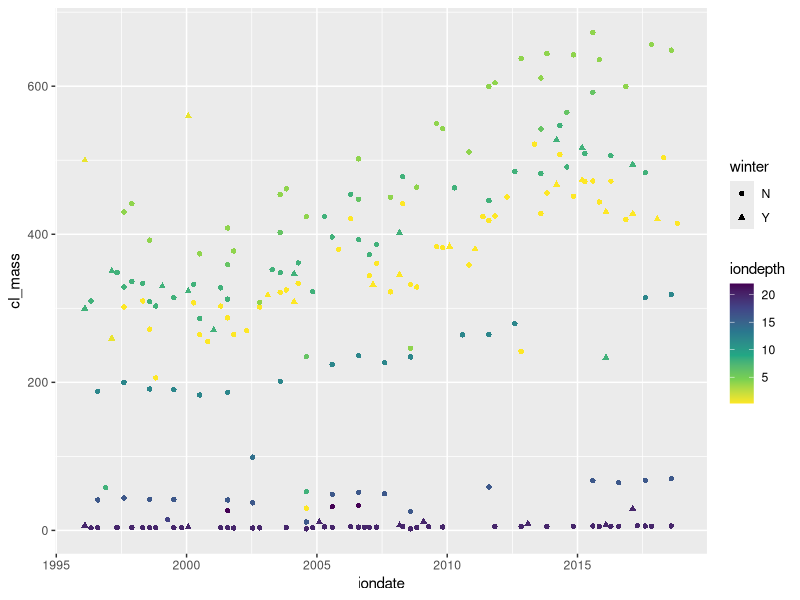
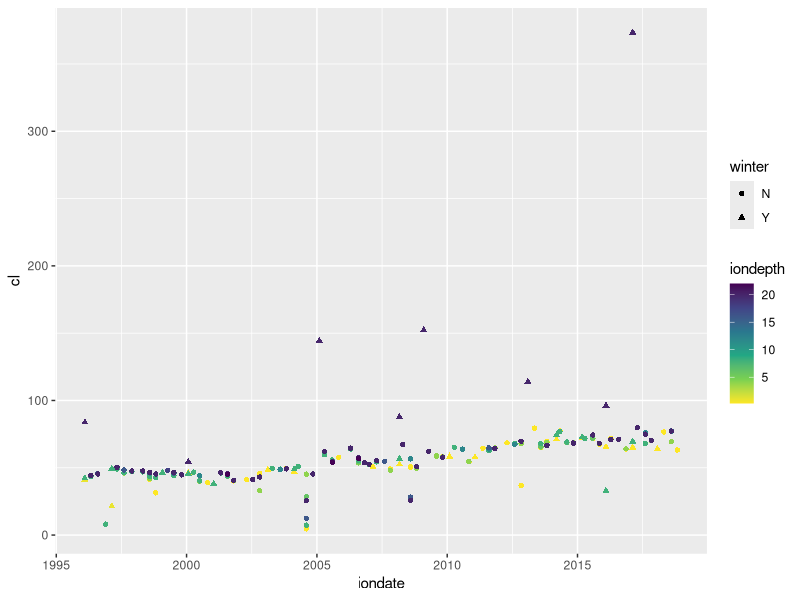

These charts were generated, in order, by the following R code:
library(tidyverse)
library(lubridate)

#joining datasets####
#load and format the datasets
ions <- read_csv("Data/LTER_ions.csv") %>% #all ion data from LTER
  filter(lakeid == "MO" | lakeid == "ME") %>%
  mutate(depth = replace(depth, depth == 0, 0.25)) %>% 
  mutate(depth = replace(depth, depth == 21.9, 22)) #rounding depths to nearest depth with hp_factor to ensure dall data is included
  
hypso <- read_csv("Data/lake_hypsometry.csv") #hypsometry factor to multiply by total lake volume

icedepth <- read_csv("Data/winter.csv") %>% #depth of ice
  rename(icedate = sampledate) %>%  #icedate refers to the date the ice depth was measured
  group_by(lakeid, year4) %>%
  mutate(ave_icedepth = mean(totice)) %>% #the ice thickness is measured over a few different days 
  select(lakeid, year4, icedate, ave_icedepth) %>%
  distinct(lakeid, year4, ave_icedepth)

  
icedates <- read_csv("Data/icedates.csv") %>% #ice on and off dates
  filter(lakeid == "MO" | lakeid == "ME") %>%
  mutate(ice_on = mdy(ice_on),
         ice_off = mdy(ice_off),
         year4 = year4 + 1)

#joining all datasets together
combined_data <- ions %>%
  left_join(hypso, by = c("lakeid", "depth")) %>%
  left_join(icedates, by = c("lakeid", "year4")) %>%
  left_join(icedepth, by = c("lakeid", "year4"))


#mass calculations####
mass <- combined_data %>%
  drop_na(cl) %>%
  filter(cl > 0) %>%
  mutate(vol_cubicmeters = ifelse(lakeid == "ME", hp_factor * 506880000, hp_factor * 111520000)) %>% #hypsometrically weighting lake volumes [m^-3]
  mutate(vol_liters = vol_cubicmeters * 1000) %>% #converting cubic meters to liters
  mutate(cl_mass = cl * vol_liters * 0.000000001,
         so4_mass = so4 * vol_liters * 0.000000001,
         ca_mass = ca * vol_liters * 0.000000001,
         mg_mass = mg * vol_liters * 0.000000001,
         na_mass = na * vol_liters * 0.000000001,
         k_mass = k * vol_liters * 0.000000001,
         fe_mass = fe * vol_liters * 0.000000001,
         mn_mass = mn * vol_liters * 0.000000001) %>% #converting concentration [mg L^-1] to mass in tonnes [Mg]
  rowwise() %>%
  mutate(winter = ifelse(between(sampledate, ice_on, ice_off), "Y", "N")) %>% #to easily distinguish ice on vs. ice off data
  mutate_if(is.numeric, ~replace_na(., 0)) %>% #converting NAs to 0 for the next step
  mutate(All_ions = sum(cl_mass + so4_mass + ca_mass + mg_mass + na_mass + k_mass + fe_mass + mn_mass)) %>%
  rename(iondate = sampledate,
         iondepth = depth) 

#just a couple of visuals 
#Cl mass over time 
ggplot(mass %>% filter(lakeid == "MO")) +
  geom_point(aes(iondate, cl_mass, color = iondepth, shape = winter)) +
  scale_color_viridis_c(direction = -1) 

#Cl concentration over time
ggplot(mass %>% filter(lakeid == "MO"))+
  geom_point(aes(iondate, cl, shape = winter, color = iondepth)) +
  scale_color_viridis_c(direction = -1) 


#Ion exclusion calculations####
#The ion exclusion calculations below only account for .25m of ice or less because data is not collected between .25 and 4m


#Mendota ion exclusion

surface_mass_ME <- mass %>%
  filter(lakeid == "ME",
         iondepth <= 4, #Only 0.25m will be appropriate to calculate the ion exclusion becuase data is collected at 0.25, 4, 8, etc.
         winter == "N") %>% #Looking at the salt mass when the ice is off
  select(year4, iondate, iondepth, cl_mass, ave_icedepth) %>%
  group_by(year4, iondepth) %>%
  mutate(ave_clmass = mean(cl_mass)) %>% #getting the average chloride mass for the year based on ~2 sampling days (ice off)
  distinct(year4, iondepth, ave_clmass, ave_icedepth) %>%
  mutate(iondepth = iondepth * 100)  # converting depth in m to cm


ME_Salt_Exclusion <- surface_mass_ME %>%
  filter(iondepth == 25) %>%
  mutate(exclusion_mass = ifelse(iondepth <= ave_icedepth, 0.95 * ave_clmass, (ave_icedepth / iondepth) * ave_clmass * .95)) #salt mass excluded from ice. If ice thickness is less than 25cm, I took the proportion of the layer that is ice and assuming that the ions are evenly distributed, calculated the amount of ions then took 95% of that 


#Monona ion exclusion

surface_mass_MO <- mass %>%
  filter(lakeid == "MO",
         iondepth <= 4, #Only 0.25m will be appropriate to calculate the ion exclusion becuase data is collected at 0.25, 4, 8, etc.
         winter == "N") %>% #Looking at the salt mass when the ice is off
  select(year4, iondate, iondepth, cl_mass, ave_icedepth) %>%
  group_by(year4, iondepth) %>%
  mutate(ave_clmass = mean(cl_mass)) %>% #getting the average chloride mass for the year based on ~2 sampling days (ice off)
  distinct(year4, iondepth, ave_clmass, ave_icedepth) %>%
  mutate(iondepth = iondepth * 100)  # converting depth in m to cm


MO_Salt_Exclusion <- surface_mass_MO %>%
  filter(iondepth == 25) %>%
  mutate(exclusion_mass = ifelse(iondepth <= ave_icedepth, 0.95 * ave_clmass, (ave_icedepth / iondepth) * ave_clmass * .95)) #salt mass excluded from ice. If ice thickness is less than 25cm, I took the proportion of the layer that is ice and assuming that the ions are evenly distributed, calculated the amount of ions then took 95% of that 



